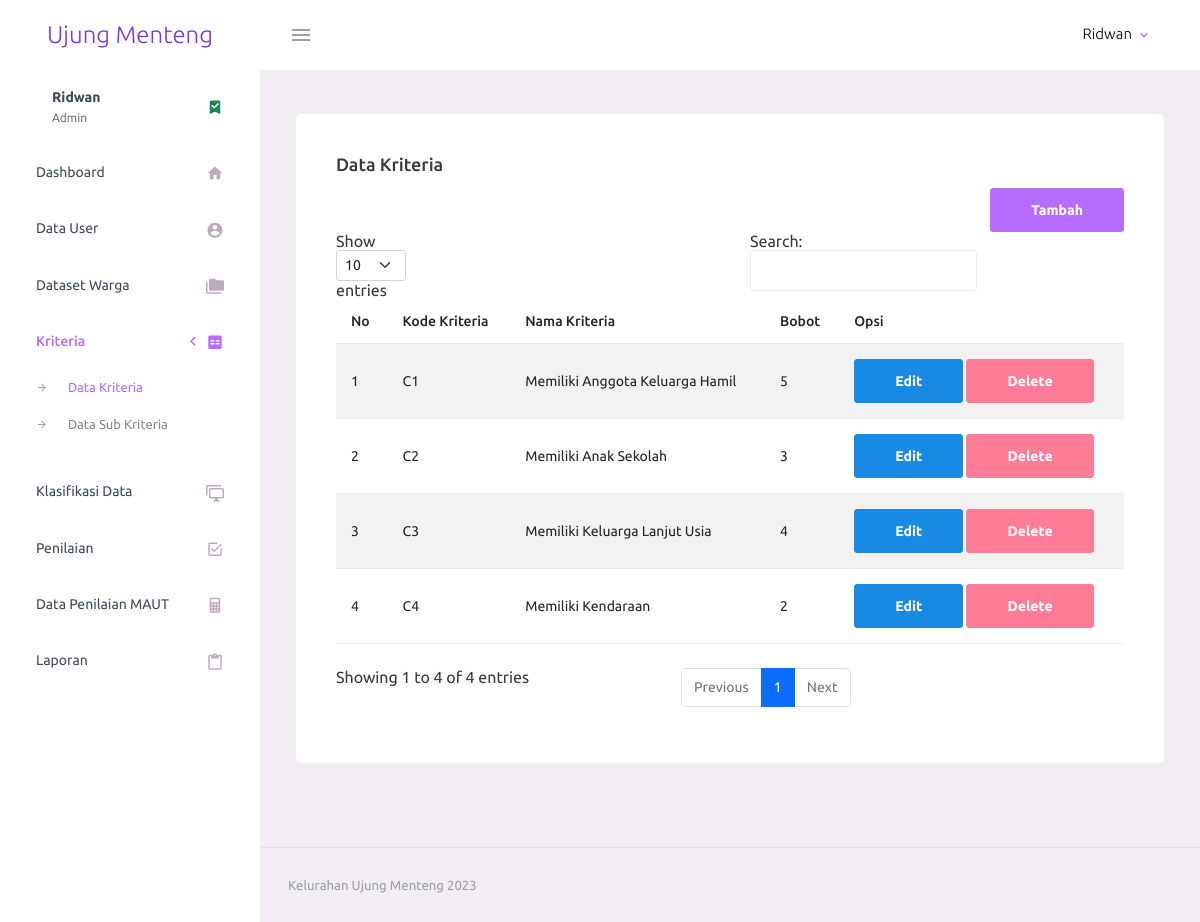
/pages/data-kriteria.php (signed in), run on the app's committed database.
### tables this page shows
CREATE TABLE `kriteria` (
  `id` int(11) NOT NULL,
  `kode_kriteria` varchar(5) NOT NULL,
  `nama_kriteria` varchar(100) NOT NULL,
  `bobot` int(10) NOT NULL
);

### pages/data-kriteria.php (the view, shortened to what this page needs)
<?php
    require_once "../koneksi.php";
?>
<!DOCTYPE html>
<html lang="en">
  <head>
    <link rel="stylesheet" href="../assets/vendors/mdi/css/materialdesignicons.min.css">
    <link rel="stylesheet" href="../assets/vendors/css/vendor.bundle.base.css">
    <link rel="stylesheet" href="../assets/css/style.css">
  </head>
  <body>
    <div class="container-scroller">
      <?php include '../partials/_navbar.php'; ?>
      <div class="container-fluid page-body-wrapper">
        <?php include '../partials/_sidebar.php' ?>
        <div class="main-panel">
          <div class="content-wrapper">
            <div class="row">
              <div class="col-lg-12 grid-margin stretch-card">
                <div class="card">
                  <div class="card-body">
                    <h4 class="card-title">Data Kriteria</h4>
                    <div class="d-grid gap-2 d-md-flex justify-content-md-end">
                      <button type="button" class="btn btn-primary" data-bs-toggle="modal" data-bs-target="#tambah"> Tambah </button>
                    </div>
                    <table id="example1" class="table table-striped mb-4">
                      <thead>
                        <tr>
                          <th> No </th>
                          <th> Kode Kriteria </th>
                          <th> Nama Kriteria </th>
                          <th> Bobot </th>
                          <th> Opsi </th>
                        </tr>
                      </thead>
                      <tbody>
                          <?php
                            $i = 1;
                            $query = "SELECT * FROM kriteria";
                            $result = mysqli_query($conn, $query);
                            while($row = mysqli_fetch_assoc($result)) {
                          ?>
                        <tr>
                            <td><?= $i++; ?></td>
                            <td><?= $row['kode_kriteria'] ?></td>
                            <td><?= $row['nama_kriteria'] ?></td>
                            <td><?= $row['bobot'] ?></td>
                          <td><button type="button" class="btn btn-info" data-bs-toggle="modal" data-bs-target="#nilai<?= $row['id']; ?>">Edit</button> <a class="btn btn-danger" href="delete_kriteria.php?id=<?=$row['id'];?>">Delete</a></td>
                        </tr>
                        <?php }?>
                      </tbody>
                    </table>
                  </div>
                </div>
              </div>
            </div>
          </div>
          <?php include '../partials/_footer.php' ?>
        </div>
      </div>
    </div>
  </body>
</html>

### data on the page
kriteria: kode_kriteria "C1", nama_kriteria "Memiliki Anggota Keluarga Hamil", bobot "5"
kriteria: kode_kriteria "C2", nama_kriteria "Memiliki Anak Sekolah", bobot "3"
kriteria: kode_kriteria "C3", nama_kriteria "Memiliki Keluarga Lanjut Usia", bobot "4"
kriteria: kode_kriteria "C4", nama_kriteria "Memiliki Kendaraan", bobot "2"

### other printed values
$_SESSION['name'] "Ridwan"
$_SESSION['role'] "Admin"
